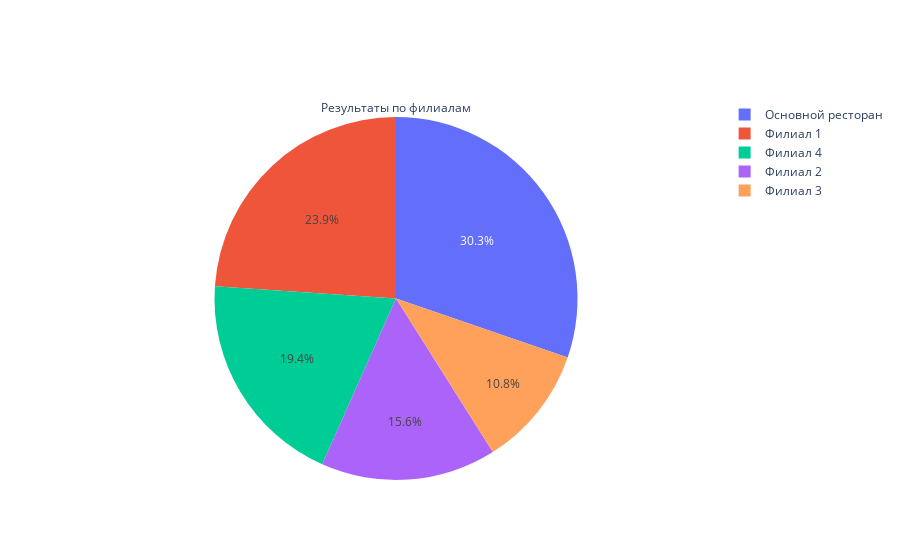

Write notebook code for a chart like this one.
### Code cell
from plotly import graph_objects as go

name_rest = ['Филиал 1', 'Филиал 2', 'Филиал 3', 'Филиал 4', 'Основной ресторан']
values = [18538, 12098, 8353, 15043, 23450]

fig = go.Figure(data=[go.Pie(labels=name_rest, values=values, title='Результаты по филиалам')])
fig.show()

### Figure 1 — Plotly figure (JSON) as saved in the notebook; plotly's stock layout.template omitted (floating-point values rounded to 4 significant figures)
{"data": [{"labels": ["Филиал 1", "Филиал 2", "Филиал 3", "Филиал 4", "Основной ресторан"], "title": {"text": "Результаты по филиалам"}, "type": "pie", "values": [18538, 12098, 8353, 15043, 23450]}], "layout": {}}
